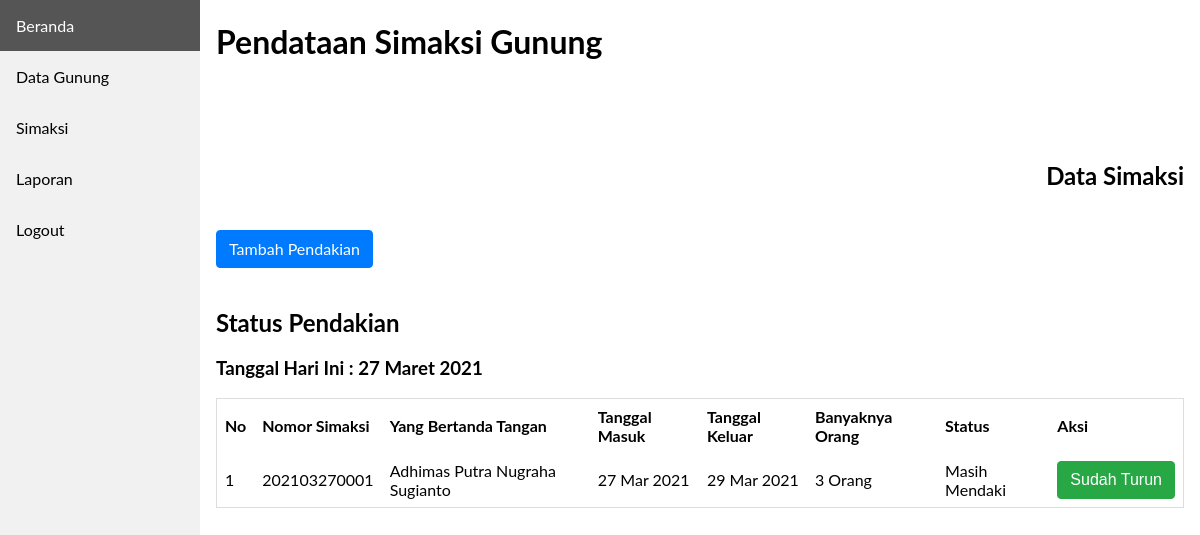
The page /frontend/simaksi/index.php on the database its author committed.
### tables this page shows
CREATE TABLE `simaksi` (
  `id_simaksi` int(11) NOT NULL,
  `no_urut` varchar(30) NOT NULL,
  `tgl_simaksi` date NOT NULL,
  `gunung_id` varchar(10) NOT NULL,
  `satuan_pendakian` varchar(10) NOT NULL,
  `tgl_masuk` date NOT NULL,
  `tgl_keluar` date NOT NULL,
  `jumlah_hari` varchar(10) NOT NULL,
  `status_pendakian` varchar(20) NOT NULL
);

CREATE TABLE `detail_simaksi` (
  `id_detail_simaksi` int(11) NOT NULL,
  `nomor_simaksi` varchar(30) NOT NULL,
  `gunung_id` varchar(10) NOT NULL,
  `nama_lengkap` varchar(100) NOT NULL,
  `jenis_kelamin` varchar(10) NOT NULL,
  `alamat_lengkap` text NOT NULL,
  `no_telp` varchar(13) NOT NULL,
  `status_anggota` varchar(10) NOT NULL,
  `htm_detail_anggota` decimal(10,0) NOT NULL
);

CREATE TABLE `laporan` (
  `id_laporan` int(11) NOT NULL,
  `tgl_simaksi` datetime NOT NULL,
  `lprn_tgl_keluar` datetime DEFAULT NULL,
  `nomor_simaksi` varchar(30) NOT NULL,
  `gunung_id` varchar(9) NOT NULL,
  `laporan_tgl_masuk` date NOT NULL,
  `laporan_tgl_keluar` date NOT NULL,
  `laporan_jml_hari` varchar(10) NOT NULL,
  `jumlah_pendaki` int(10) NOT NULL,
  `total_biaya` decimal(10,0) NOT NULL,
  `lprn_status_pendakian` varchar(20) NOT NULL
);

### frontend/simaksi/index.php (the view, shortened to what this page needs)
<!DOCTYPE html>
<html>
<head>
  <link rel="stylesheet" href="../../css/style.css">
</head>
<body>
<?php
  include '../../database/koneksi.php';
  include '../../frontend/layouts/sidebar.php';
  function tgl_indo($today){
    $bulan = array (
      1 =>   'Januari',
      'Februari',
      'Maret',
      'April',
      'Mei',
      'Juni',
      'Juli',
      'Agustus',
      'September',
      'Oktober',
      'November',
      'Desember'
    );
    $pecahkan = explode('-', $today);
    return $pecahkan[2] . ' ' . $bulan[ (int)$pecahkan[1] ] . ' ' . $pecahkan[0];
  }
?>
<div class="content">
  <h1>Pendataan Simaksi Gunung</h1>
  <h2 class="teks-rata-kanan margin-top-100">Data Simaksi</h2>
  <a href="simaksi.php?page=simaksi" class="tmbl tmbl-biru margin-20-0">
    Tambah Pendakian
  </a>
  <h2>Status Pendakian</h2>
  <h3>
    Tanggal Hari Ini :
    <?= tgl_indo(date('Y-m-d'))?>
  </h3>
  <div class="kotak-table">
    <table class="table-responsive">
      <tr>
        <th>No</th>
        <th>Nomor Simaksi</th>
        <th>Yang Bertanda Tangan</th>
        <th>Tanggal Masuk</th>
        <th>Tanggal Keluar</th>
        <th>Banyaknya Orang</th>
        <th>Status</th>
        <th>Aksi</th>
      </tr>
      <?php
        $status          = "Masih Mendaki";
        $no              = 1;
        $selectSimaksi   = "SELECT * FROM simaksi WHERE status_pendakian = '$status' ";
        $querySimaksi    = mysqli_query($host, $selectSimaksi);
        while ($dataSimaksi = mysqli_fetch_assoc($querySimaksi) ) {
      ?>
      <tr>
        <td><?= $no++ ?></td>
        <td><?= $dataSimaksi['no_urut'] ?></td>
        <td>
          <?php
            $nomor_simaksi = $dataSimaksi['no_urut'];
            $statusAnggota = "Ketua";
            $selectKetua   = "SELECT nama_lengkap FROM detail_simaksi WHERE nomor_simaksi = '$nomor_simaksi' AND status_anggota = '$statusAnggota' ";
            $queryKetua    = mysqli_query($host, $selectKetua);
            $data_ketua    = mysqli_fetch_assoc($queryKetua);
            $nama_ketua    = $data_ketua['nama_lengkap'];
          ?>
          <?= $nama_ketua ?>
        </td>
        <td><?= date('d M Y', strtotime($dataSimaksi['tgl_masuk'])) ?></td>
        <td><?= date('d M Y', strtotime($dataSimaksi['tgl_keluar'])) ?></td>
        <td>
          <?php
            $nomor_simaksi = $dataSimaksi['no_urut'];
            $selectLaporan = "SELECT jumlah_pendaki FROM laporan WHERE nomor_simaksi = '$nomor_simaksi' ";
            $queryLaporan    = mysqli_query($host, $selectLaporan);
            $data_laporan    = mysqli_fetch_assoc($queryLaporan);
            $jumlah_orang    = $data_laporan['jumlah_pendaki'];
          ?>
          <?= $jumlah_orang . " Orang" ?>
        </td>
        <td><?= $dataSimaksi['status_pendakian'] ?></td>
        <td>
          <form action="../../backend/simaksi/simaksi.php" method="POST">
            <input type="submit" name="pendaki_turun" class="tmbl tmbl-hijau" value="Sudah Turun">
          </form>
        </td>
      </tr>
      <?php } ?>
    </table>
  </div>
</div>
</body>
</html>

### css/style.css (style rules this page uses)
body { margin: 0; font-family: "Lato", sans-serif; }
div.content { margin-left: 200px; padding: 1px 16px; height: 1000px; }
.kotak-table { overflow-x:auto !important; }
.table-responsive { border-collapse: collapse; border-spacing: 0; width: 100%; border: 1px solid #ddd; }
.table-responsive th, td { text-align: left; padding: 8px; }
.tmbl { text-decoration: none !important; display: inline-block; font-weight: 400; color: #212529; text-align: center; vertical-align: middle; cursor: pointer; -webkit-user-select: none; -moz-user-select: none; -ms-user-select: none; user-select: none; background-color: transparent; border: 1px solid transparent; padding: 0.375rem 0.75rem; font-size: 1rem; line-height: 1.5; border-radius: 0.25rem; transition: color 0.15s ease-in-out, background-color 0.15s ease-in-out, border-color 0.15s ease-in-out, box-shadow 0.15s ease-in-out; }
.tmbl-biru { color: #fff; background-color: #007bff; border-color: #007bff; }
.tmbl-hijau { color: #fff; background-color: #28a745; border-color: #28a745; }
.teks-rata-kanan { text-align: right !important; }
.margin-top-100 { margin-top: 100px !important; }
.margin-20-0 { margin: 20px 0 !important; }

### rows shown on the page
simaksi: no_urut "202103270001", detail_simaksi.nama_lengkap "Adhimas Putra Nugraha Sugianto", tgl_masuk "27 Mar 2021", tgl_keluar "29 Mar 2021", laporan.jumlah_pendaki "3", status_pendakian "Masih Mendaki"
